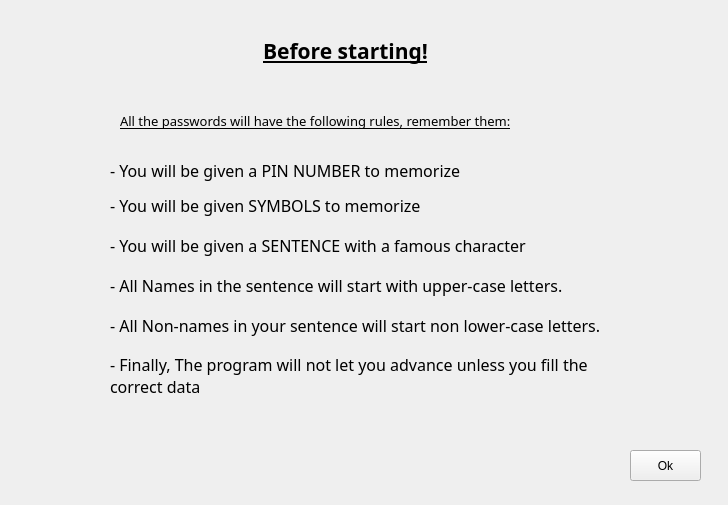
<?xml version="1.0" encoding="UTF-8"?>
<ui version="4.0">
 <class>beforeStarting</class>
 <widget class="QWidget" name="beforeStarting">
  <property name="geometry">
   <rect>
    <x>0</x>
    <y>0</y>
    <width>728</width>
    <height>505</height>
   </rect>
  </property>
  <property name="windowTitle">
   <string>Form</string>
  </property>
  <widget class="QLabel" name="label">
   <property name="geometry">
    <rect>
     <x>220</x>
     <y>30</y>
     <width>251</width>
     <height>41</height>
    </rect>
   </property>
   <property name="font">
    <font>
     <family>Century Gothic</family>
     <pointsize>16</pointsize>
     <weight>75</weight>
     <bold>true</bold>
     <underline>true</underline>
    </font>
   </property>
   <property name="text">
    <string>Before starting!</string>
   </property>
   <property name="alignment">
    <set>Qt::AlignCenter</set>
   </property>
  </widget>
  <widget class="QLabel" name="label_2">
   <property name="geometry">
    <rect>
     <x>120</x>
     <y>100</y>
     <width>481</width>
     <height>41</height>
    </rect>
   </property>
   <property name="font">
    <font>
     <family>Century Gothic</family>
     <pointsize>10</pointsize>
     <underline>true</underline>
    </font>
   </property>
   <property name="text">
    <string>All the passwords will have the following rules, remember them:</string>
   </property>
  </widget>
  <widget class="QLabel" name="label_3">
   <property name="geometry">
    <rect>
     <x>110</x>
     <y>150</y>
     <width>431</width>
     <height>41</height>
    </rect>
   </property>
   <property name="font">
    <font>
     <family>Century Gothic</family>
     <pointsize>12</pointsize>
    </font>
   </property>
   <property name="text">
    <string>- You will be given a PIN NUMBER to memorize</string>
   </property>
   <property name="wordWrap">
    <bool>true</bool>
   </property>
  </widget>
  <widget class="QLabel" name="label_4">
   <property name="geometry">
    <rect>
     <x>110</x>
     <y>190</y>
     <width>311</width>
     <height>31</height>
    </rect>
   </property>
   <property name="font">
    <font>
     <family>Century Gothic</family>
     <pointsize>12</pointsize>
    </font>
   </property>
   <property name="text">
    <string>- You will be given SYMBOLS to memorize</string>
   </property>
   <property name="wordWrap">
    <bool>true</bool>
   </property>
  </widget>
  <widget class="QLabel" name="label_5">
   <property name="geometry">
    <rect>
     <x>110</x>
     <y>220</y>
     <width>491</width>
     <height>51</height>
    </rect>
   </property>
   <property name="font">
    <font>
     <family>Century Gothic</family>
     <pointsize>12</pointsize>
    </font>
   </property>
   <property name="text">
    <string>- You will be given a SENTENCE with a famous character </string>
   </property>
   <property name="wordWrap">
    <bool>true</bool>
   </property>
  </widget>
  <widget class="QLabel" name="label_6">
   <property name="geometry">
    <rect>
     <x>110</x>
     <y>270</y>
     <width>531</width>
     <height>31</height>
    </rect>
   </property>
   <property name="font">
    <font>
     <family>Century Gothic</family>
     <pointsize>12</pointsize>
    </font>
   </property>
   <property name="text">
    <string>- All Names in the sentence will start with upper-case letters.</string>
   </property>
   <property name="wordWrap">
    <bool>true</bool>
   </property>
  </widget>
  <widget class="QPushButton" name="pushButton">
   <property name="geometry">
    <rect>
     <x>630</x>
     <y>450</y>
     <width>71</width>
     <height>31</height>
    </rect>
   </property>
   <property name="text">
    <string>Ok</string>
   </property>
  </widget>
  <widget class="QLabel" name="label_7">
   <property name="geometry">
    <rect>
     <x>110</x>
     <y>310</y>
     <width>531</width>
     <height>31</height>
    </rect>
   </property>
   <property name="font">
    <font>
     <family>Century Gothic</family>
     <pointsize>12</pointsize>
    </font>
   </property>
   <property name="text">
    <string>- All Non-names in your sentence will start non lower-case letters.</string>
   </property>
   <property name="wordWrap">
    <bool>true</bool>
   </property>
  </widget>
  <widget class="QLabel" name="label_8">
   <property name="geometry">
    <rect>
     <x>110</x>
     <y>350</y>
     <width>531</width>
     <height>51</height>
    </rect>
   </property>
   <property name="font">
    <font>
     <family>Century Gothic</family>
     <pointsize>12</pointsize>
    </font>
   </property>
   <property name="text">
    <string>- Finally, The program will not let you advance unless you fill the correct data</string>
   </property>
   <property name="wordWrap">
    <bool>true</bool>
   </property>
  </widget>
 </widget>
 <resources/>
 <connections/>
</ui>
